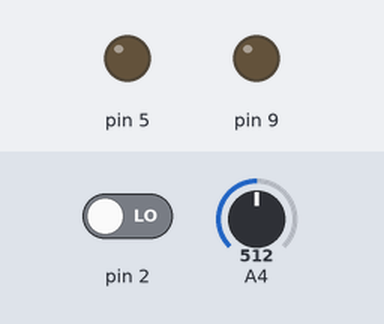
A sketch run on a simulated Arduino Uno, built with avr-gcc and run on an emulated ATmega328P. On the bench: output pins drawn as LEDs (lit = HIGH). Dashed ring = blinking. The test bench sets the inputs (shaded band); at power-on: pin 2 LOW, A4 = 512. What the sketch prints to the serial monitor is not drawn.

Above: at 1.2 s.
1.3 s: pin 2 driven HIGH
At 1.6 s:
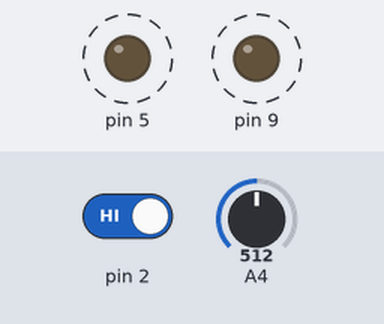
Timing chart, 0 to 55.9 s (numbered marks = the images above; inputs shaded):
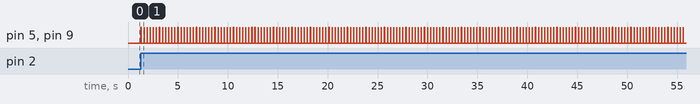

Measured:
- after the input at 1.3 s, pin 5, pin 9: alternates HIGH for 0.01 s and LOW for 0.30 s, starting at once

The sketch:

MBK_L_measure0.ino
```cpp
boolean buttonState = false;
int x = 0;
int index = 0;

void setup() {
   pinMode(2, INPUT);
   pinMode(9, OUTPUT);
   Serial.begin(115200);
}

void loop() {

  buttonState = digitalRead(2);
  if(buttonState){
    analogWrite(5,255);
    digitalWrite(9,true);
    for(index = 0;index < 30;index++){
      x = analogRead(A4);
//      Serial.print(log(float(x) - 643.0));
      Serial.print(x);
      Serial.print(",");
    }
    analogWrite(5,0);
    Serial.println();
    digitalWrite(9,false);
    delay(300);
  }
}
```
